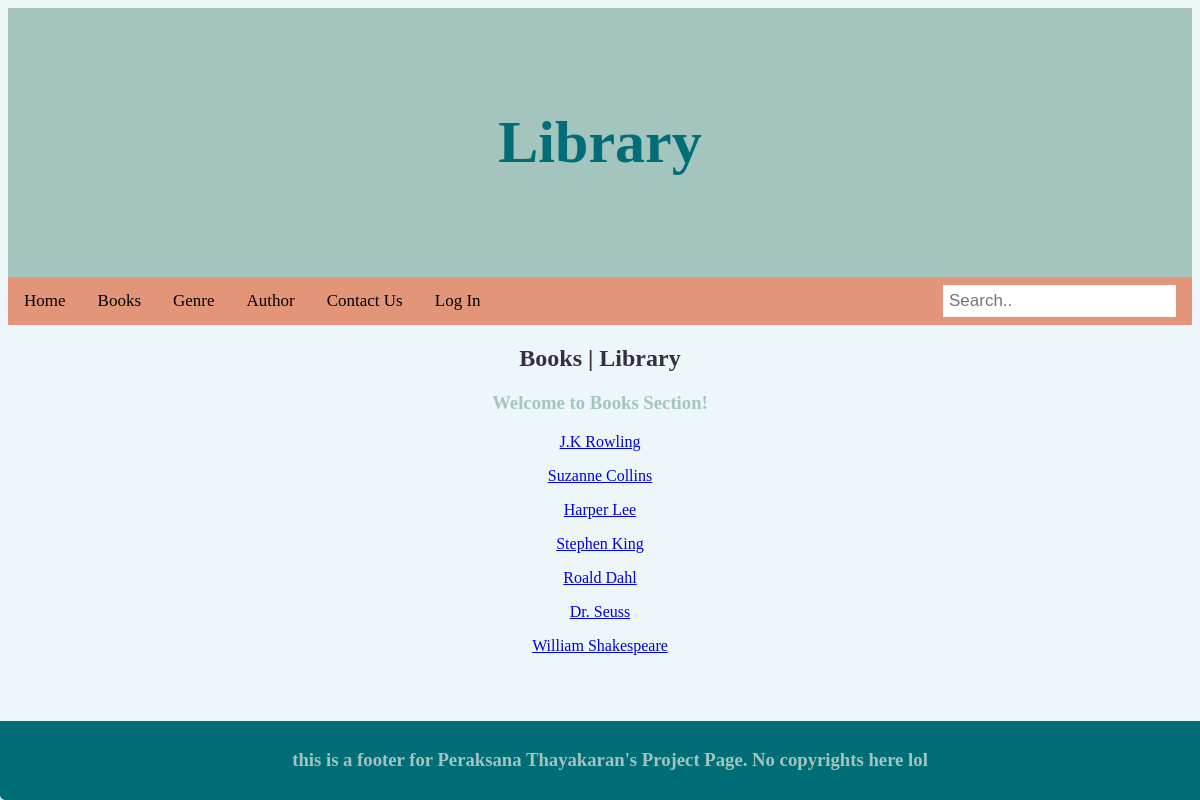
The page /author on the database its author committed.
### tables this page shows
CREATE TABLE Author (id INTEGER PRIMARY KEY, name, description, image);

### route.py (the view)
@app.route('/author')
def author():
    con = sqlite3.connect(app.config['DATABASE'])
    cur = con.cursor()
    cur.execute("SELECT id,name FROM Author ORDER BY id;")
    authors = cur.fetchall()
    con.close()
    return render_template("author.html", authors=authors)

### route.py (called while the page is built)
@app.context_processor
def context_processor():
  return dict(title=app.config['TITLE'])

### templates/author.html
{% extends "layout.html" %}
{% block content %}
<h2 > Books | Library </h2>
<h3> Welcome to Books Section!</h3>
	{% for author in authors %}
		<p>
			<a href="/author/{{author[0]}}">{{ author[1] }}</a>
		</p>
	{% endfor %}
{% endblock %}

### static/style.css (style rules this page uses)
body { font-family: "Verdana"; color : #a3c5be ; text-align: center; background-color: #EDf6f9; }
h2 { color: #362f44; }
p { color: #a27167 ; }

### rows shown on the page
Author: name "J.K Rowling"
Author: name "Suzanne Collins"
Author: name "Harper Lee"
Author: name "Stephen King"
Author: name "Roald Dahl"
Author: name "Dr. Seuss"
Author: name "William Shakespeare"
